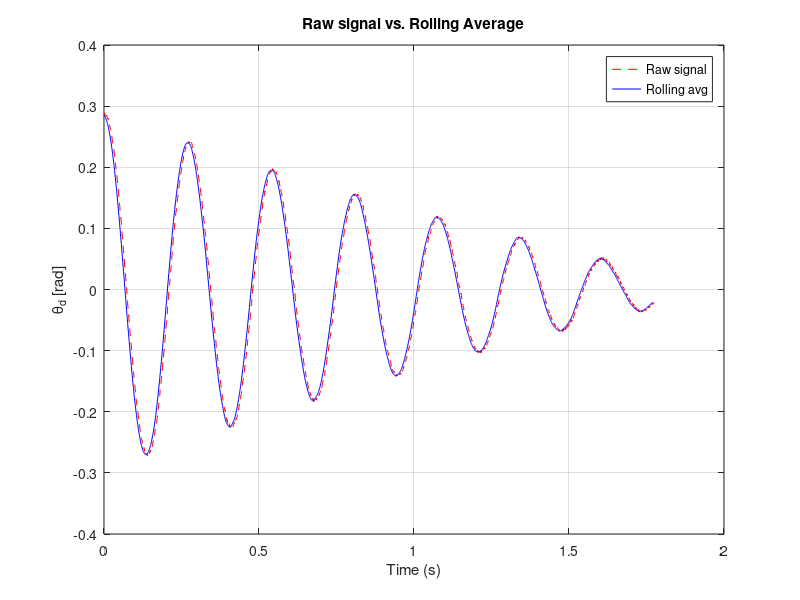

This chart was generated by the following MATLAB code: (Note: this script raises an error after producing the figure.)
%% 1) Nominal/tentative parameters (from Table 1 & Listing 1)

Jb    = 1.4e-3;        % beam inertia [kg·m^2]

Bb_nom    = 3.4e-3;    %  tentative beam viscous friction [N·m/(rad/s)]
k_nom     = 0.83;      %  tentative joint stiffness [N·m/rad]

deg2rad = pi/180;


%% 1) Simulation Readout

load("BeamOsc10s_4018msTO7000ms_16_5deg.mat"); %.mat file containing beam displacement over time

T = THETA_DIFFERENCE.signals.values;
 
fs = 1000;  % sampling frequency [1kHz]
Ts = 1/fs;  % sampling period    [1ms]

new_signal = [];

Osc_start_amp = 16.5 * deg2rad; % [rad]

Osc_start_ms = 4810; % starting time in [ms]
Osc_end_ms = 6836-245;   % ending time in   [ms]

% defining the relevant interval we analyze
n_samples = Osc_end_ms - Osc_start_ms;

i = 1;

% extracting the signal over the interval of interest
while i + Osc_start_ms <= Osc_end_ms

    new_signal(i) = T(i + Osc_start_ms);

    i = i + 1;
end

% if length(new_signal(1,:)) == n_samples
%     display('Interval Extracted Correctly!');
% else
%     display("Check intervals again!");
% end

%% 2) Rolling Average (tradeoff between signal smoothness & objective value): 
% a higher window size makes for a smoother signal but due to the averaging
% function, this shkrinks the signal size, losing its original magnitude

w = 12;                     

n = length(new_signal);

rolling_avg = zeros(1, n - w + 1);  % Preallocate output vector

% computing the rolling average
for i = 1:(n - w + 1)
    rolling_avg(i) = mean(new_signal(i:i+w-1));
end

t = (0:n-1) *Ts; 
tt = (0:length(rolling_avg)-1) *Ts;

new_signal = new_signal *deg2rad;
rolling_avg = rolling_avg * deg2rad;

%% Plot: Raw vs. Smoothed (Rolling Avg) Signal

figure;
plot(t, new_signal, 'r--', 'DisplayName','Raw signal');
hold on;
plot(tt, rolling_avg, 'b', 'LineWidth', 0.5, 'DisplayName','Rolling avg');
grid on;
xlabel('Time (s)');
ylabel('\theta_d [rad]');
title('Raw signal vs. Rolling Average');
legend('Location','northeast');

save('SmoothThetaSignal.mat', 'rolling_avg');

%% 3) Extract M peaks of |θ(t)| to build data {k, log|θ(t_k)|}

M = 13;  % number of peaks to use (the remaining 3 peaks are very noisy)

% find local maxima of abs(rolling_avg), returning their SAMPLE INDICES
[pk_vals, locs] = findpeaks(abs(rolling_avg), 'NPeaks', M, 'SortStr','descend','MinPeakDistance',125);

% convert indices to times in seconds
tk = (locs - 1) * Ts;    % now tk is strictly in seconds

% sort by time (in case findpeaks returned them out of order)
[tk, ix]   = sort(tk);
pk_vals    = pk_vals(ix);

% build regression data
k_idx = (0:M-1).';               % 0,1,2,...,M-1
Y     = log(pk_vals)';            % log |θ(t_k)|

Phi   = [-k_idx, ones(M,1)];     % z = -ξ*k + b

%% 4) LS fit for logarithmic decrement ξ

theta_ls = (Phi' * Phi)^(-1) * (Phi' * Y); 

xi_hat   = theta_ls(1);           % slope = a = ξ
b_hat    = theta_ls(2);           % intercept (unused)

% damping ratio δ from Eq.(80)

delta = xi_hat / sqrt(pi^2 + xi_hat^2);

%% 5) Estimate damped ω and natural ω_n

Tks = diff(tk);                   % Tk = t_{k+1}-t_k
omega_d = pi ./ Tks;              % Eq.(81) for each interval
omega_d = mean(omega_d);          % average damped freq

omega_n = omega_d / sqrt(1 - delta^2);  % Eq.(83)

%% 6) Finally compute B_est_b and k_est from δ, ω_n, Jb

k_est   = Jb * omega_n^2;
Bb_est  = 2 * delta * omega_n * Jb;

%% 7.1) Plot θ(t) and |θ(t)| to visualize peaks with damping envelopes

% If the damping envelope bounds the signal well, our estimation is good 

sigma_hat = -delta * omega_n;     % decay rate

A_env = max(abs(rolling_avg));      % estimated amplitude envelope A

env_pos = A_env * exp(sigma_hat * tt);  % upper envelope
env_neg = -env_pos;                 % lower envelope

figure;
subplot(2,1,1)
plot(tt, rolling_avg, 'b'); hold on
plot(tt, env_pos, '--r', 'DisplayName','Envelope');
plot(tt, env_neg, '--r', 'HandleVisibility','off');
ylabel('θ_d [rad]'), grid on
title('Free oscillation with damping envelope');
legend('θ_d(t)', 'Damping envelope');

subplot(2,1,2)
plot(tt, abs(rolling_avg), 'k');
ylabel('|θ_d| [rad]'), xlabel('t (s)'), grid on
title('Absolute value (used for peak detection)');

%% 7.2) Compare envelope to true peak amplitudes (RMSE metric)

% Recompute estimated envelope at peak times
A_hat = pk_vals(1);  % estimated initial amplitude

% Align envelope to the first peak time ( the findpeak function otherwise
% misses the first true peak - at t0 = 0 for a cosine signal )
tk_rel = tk - tk(1);  % shift time axis so t0 = 0
env_est = A_hat * exp(sigma_hat * tk_rel);  % properly aligned


% Create vectors
true_params = [Bb_nom; k_nom];
est_params  = [Bb_est; k_est];

% Compute RMSE
param_rmse = sqrt(mean((est_params - true_params).^2));

% Optional: normalized RMSE in percent (relative to nominal magnitudes)
norm_rmse_percent = sqrt(mean(((est_params - true_params)./true_params).^2)) * 100;

% Display
fprintf('\nParameter estimation RMSE: %.4e\n', param_rmse);
fprintf('Normalized RMSE: %.2f %%\n', norm_rmse_percent);

% Optional: plot comparison
figure;
plot(tk, pk_vals, 'ob', 'DisplayName','True peaks');
hold on;
plot(tk, env_est, 'xr', 'DisplayName','Estimated envelope');
grid on;
xlabel('t_k (s)');
ylabel('θ_d(t_k) [rad]');
title('True peaks vs. estimated envelope @ peak times');
legend('Location','northeast');

%% 8) Display results

fprintf('\n Estimated parameters (from %d peaks):\n', M);
fprintf('  damping ratio δ   = %.4f\n', delta);
fprintf('  damped freq ω     = %.2f rad/s\n', omega_d);
fprintf('  natural freq ω_n  = %.2f rad/s\n', omega_n);
fprintf('  stiffness k_est   = %.4f N·m/rad\n', k_est);
fprintf('  viscous B_b_est   = %.4e N·m/(rad/s)\n\n', Bb_est);

%% 9) (Optional) plot LS regression line

figure; hold on; grid on
plot(k_idx, Y, 'o', 'MarkerFaceColor','b');
plot(k_idx, Phi*theta_ls, '-r');
xlabel('k (peak index)');
ylabel('log|θ_d(t_k)|');
legend('data','LS fit');
title('Logarithmic decrement regression');

%% 10) Save results to CSV

% Define table with peak times and values
peak_table = table((1:M), tk, pk_vals, log(pk_vals), ...
    'VariableNames', {'PeakIndex','Time_s','ThetaAbs_rad','LogThetaAbs'});

% Add estimated parameters as a second table row
est_table = table(delta, omega_d, omega_n, Bb_est, k_est, ...
    'VariableNames', {'delta','omega_d','omega_n','B_b_est','k_est'});

% Create filename with timestamp
filename_peaks = ['peak_data.csv'];
filename_est   = ['estimates.csv'];

% Save to CSV
writetable(peak_table, filename_peaks);
writetable(est_table, filename_est);

fprintf('Saved peak data to    : %s\n', filename_peaks);
fprintf('Saved estimates to    : %s\n', filename_est);

